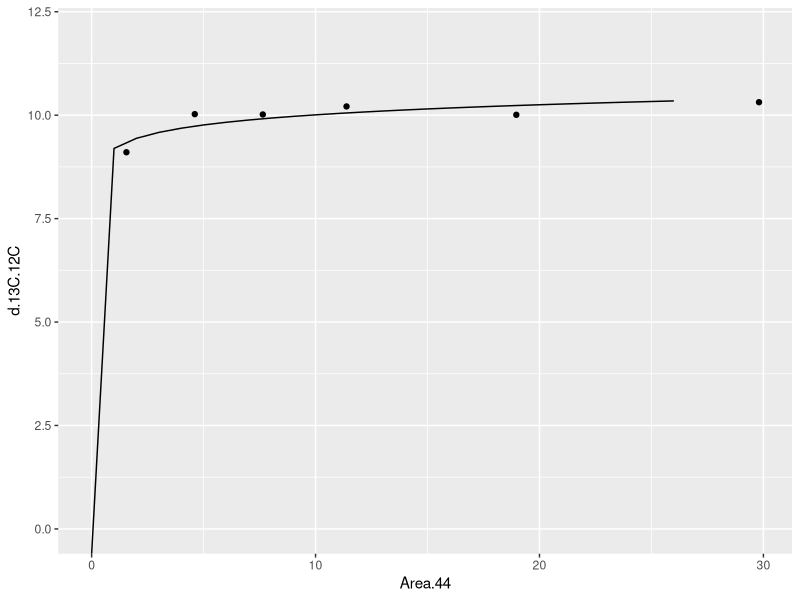
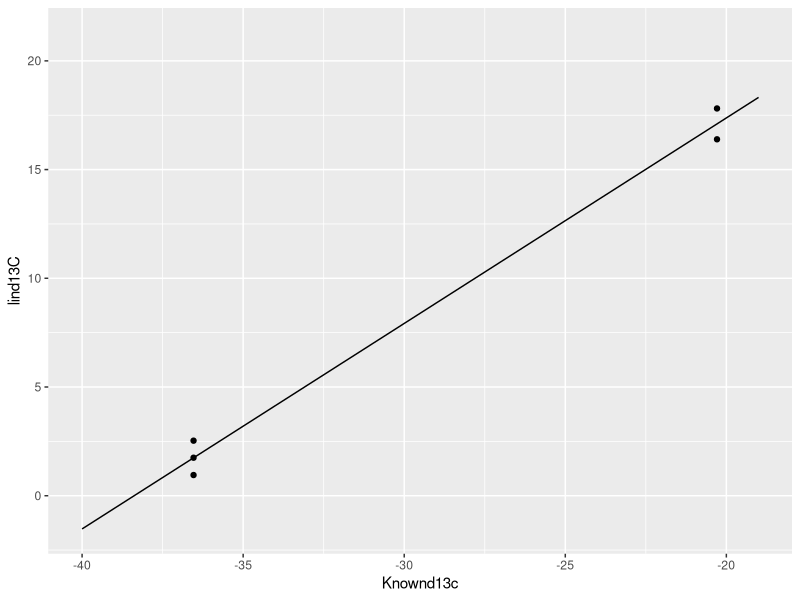
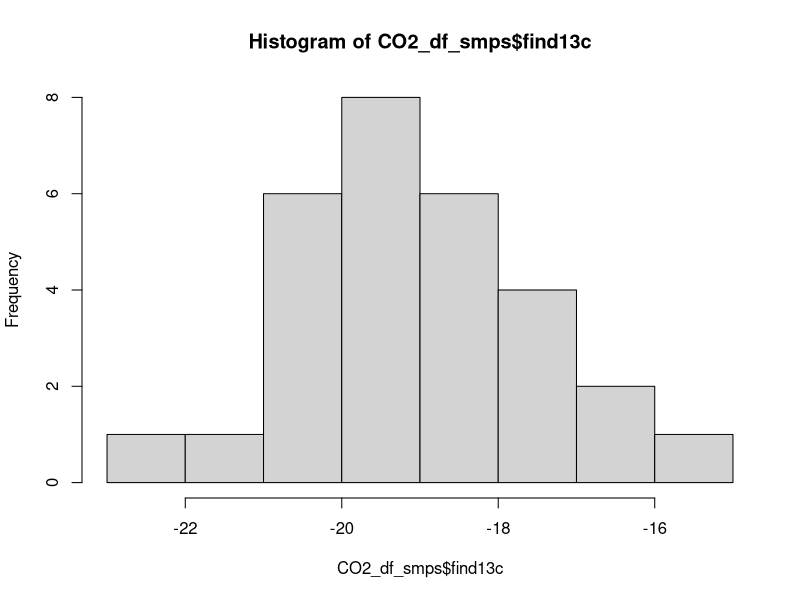

Here is the R script that generated these plots, in order:
library(ggplot2)

CO2_df <- read.csv("CO2_raw_b2.csv")
ID_df <- read.csv("B2_ids.csv")
# N2_df <- read.csv("N2_raw_b2.csv")

CO2_df <- merge(ID_df, CO2_df, by = c("Row"), all = TRUE)

# N1 samples don't have carbon in them!
CO2_df <- CO2_df[!CO2_df$ID %in% c("N1.2A", "N2-1A", "N1-1A", "N2-2A"), ]
CO2_df <- merge(ID_df, CO2_df, by = c("Row", "ID"), all = TRUE)

## Put all row numbers and names back
n_samps <- data.frame(Row = 1:max(CO2_df$Row))
CO2_df <- merge(CO2_df, n_samps, by = c("Row"), all = TRUE)

## Count all the rows to see what runs had less than 3 peaks
CO2_df$count_Row <- 1 
counts <- aggregate(CO2_df$count_Row, by = list(Row = CO2_df$Row), FUN = "sum")

drops <- counts[counts$x < 3,]
CO2_df <- CO2_df[!CO2_df$Row %in% drops$Row,]

## Put all row numbers and names back
n_samps <- data.frame(Row = 1:max(CO2_df$Row))
CO2_df <- merge(ID_df, CO2_df, by = c("Row", "ID"), all = TRUE)


## Get peak for the sample!
CO2_df <- CO2_df[CO2_df$Peak.Nr == 4,]
CO2_df <- merge(ID_df, CO2_df, by = c("Row", "ID"), all = TRUE)


# "cond"       "2.5"        "N1.2A"      "USGS.65.2"  "IVA.Urea.4" "A1"         "A2"         "A3"         "A4"
# "A5"         "A6"         "A7"         "4"          "N2-1A"      "IVA.Urea.2" "A8"         "A9"         "A10"
# "A11"        "A12"        "B1"         "B2"         "B3"         "0.6"        "N1-1A"      "USGS.65.1"  "IVA.Urea.1"
# "B4"         "B5"         "B6"         "B7"         "B8"         "B9"         "B10"        "B11"        "1.5"
# "BR"         "B12"        "C1"         "C2"         "C3"         "C4"         "C5"         "C6"         "1"
# "0.2"        "N2-2A"


# ACA_nms <- c("2.5",  "4" ,   "0.6" , "1.5",  "1", "0.2")

# ACA_df <- CO2_df[CO2_df$ID %in% ACA_nms,]
# print(ACA_df)

## Check to make sure values are reasonably similar for the d13C
ACA_df <- CO2_df[CO2_df$ID %in%  c("2.5",  "4" ,   "0.6" , "1.5",  "1", "0.2"),]
ACA_df$UmolC <- as.numeric(ACA_df$ID)
ACA_df$UmolC <- ACA_df$UmolC*6



lm_fit_ACA <- summary(lm(d.13C.12C~log(Area.44), data = ACA_df ))
Inter_ACA <- lm_fit_ACA$coefficients[1,1]
slope_ACA <- lm_fit_ACA$coefficients[2,1]

plt_fit_ACA <- function(Inter_ACA, slope_ACA, x){
  y = log(x)*slope_ACA + Inter_ACA
  return(y)
}
ggplot() +
  geom_point(data = ACA_df, aes(x = Area.44, y = d.13C.12C)) +
  geom_line(aes(x = 0:26, y =plt_fit_ACA(Inter_ACA = Inter_ACA,
                                         slope_ACA = slope_ACA, 
                                         x = -0:26) ))  + 
  ylim(0,12)

ACA_corr <- function(Area.44,d.13C.12C ){
  lind13C = d.13C.12C -log(Area.44)*slope_ACA
  return(lind13C)
}

CO2_df$lind13C <- ACA_corr(Area.44 = CO2_df$Area.44, d.13C.12C = CO2_df$d.13C.12C)

####################
## Look at the known isotope values

df_stds_C <- data.frame(ID = c( "USGS.65.1", "USGS.65.2",  "IVA.Urea.1",  "IVA.Urea.2", "IVA.Urea.4"), 
                  Knownd13c =c(    -20.29,    -20.29,        -36.54,         -36.54,       -36.54) )


CO2_df <- merge(df_stds_C, CO2_df, by = "ID", all = TRUE)




lm_fit_STDs <- summary(lm(lind13C~Knownd13c, data = CO2_df ))
Inter_STDs <- lm_fit_STDs$coefficients[1,1]
slope_STDs <- lm_fit_STDs$coefficients[2,1]

plt_fit_STDs <- function(Inter_STDs, slope_STDs, x){
  y = slope_STDs*x + Inter_STDs
  return(y)
}

ggplot() +
  geom_point(data = CO2_df, aes(x = Knownd13c, y = lind13C)) +
  geom_line(aes(x = -40:-19, y =plt_fit_STDs(Inter_STDs = Inter_STDs,
                                           slope_STDs = slope_STDs, 
                                           x = -40:-19) ))

## Apply the funtion to correct with 
STD_corr <- function(Inter_STDs,lind13C, slope_STDs ){
  find13c = (lind13C - Inter_STDs)/slope_STDs
  return(find13c)
}

CO2_df$find13c <- STD_corr(Inter_STDs = Inter_STDs,
                          slope_STDs = slope_STDs, 
                          lind13C = CO2_df$lind13C)


## Look at the samples that were run! 
samples <- paste0(c(rep("A", 12), rep("B", 12), rep("C", 6)), 
                 c(1:12, 1:12, 1:6))
CO2_df_smps <- CO2_df[CO2_df$ID %in% samples,]

hist(CO2_df_smps$find13c)
